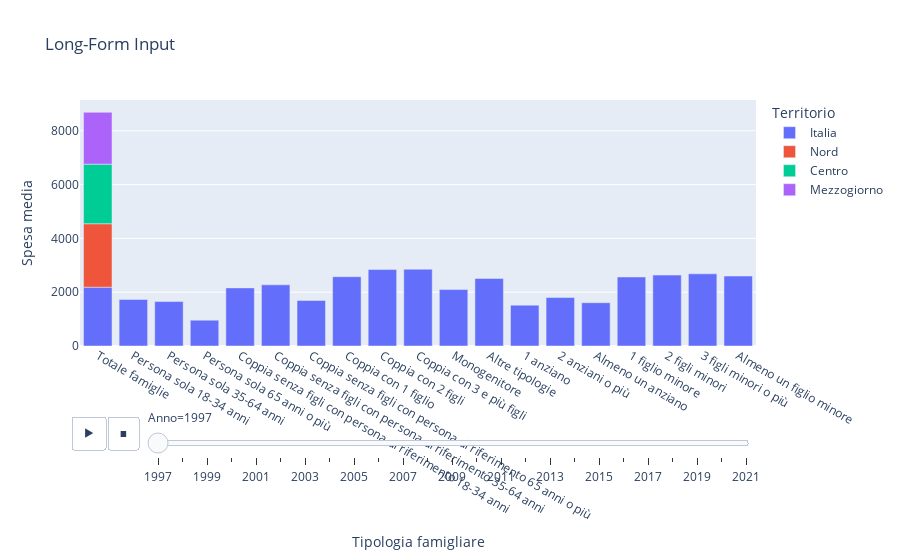

This figure's notebook cell:
### Code cell
mask = df2[ (df2['Coicop (DESC)']=='Totale') ]

fig = px.bar(
    mask,
    x="Tipologia famigliare", 
    y="Spesa media", 
    color="Territorio", 
    title="Long-Form Input",
    animation_frame="Anno",
)
fig.show()

### Figure 1 — Plotly figure (JSON) as saved in the notebook; plotly's stock layout.template omitted (floating-point values rounded to 4 significant figures)
{"data": [{"alignmentgroup": "True", "hovertemplate": "Territorio=Italia<br>Anno=1997<br>Tipologia famigliare=%{x}<br>Spesa media=%{y}<extra></extra>", "legendgroup": "Italia", "marker": {"color": "#636efa", "pattern": {"shape": ""}}, "name": "Italia", "offsetgroup": "Italia", "orientation": "v", "showlegend": true, "textposition": "auto", "type": "bar", "x": ["Totale famiglie", "Persona sola 18-34 anni", "Persona sola 35-64 anni", "Persona sola 65 anni o più", "Coppia senza figli con persona di riferimento 18-34 anni", "Coppia senza figli con persona di riferimento 35-64 anni", "Coppia senza figli con persona di riferimento 65 anni o più", "Coppia con 1 figlio", "Coppia con 2 figli", "Coppia con 3 e più figli", "Monogenitore", "Altre tipologie", "1 anziano", "2 anziani o più", "Almeno un anziano", "1 figlio minore", "2 figli minori", "3 figli minori o più", "Almeno un figlio minore"], "xaxis": "x", "y": [2186.0, 1730.0, 1651.0, 958.8, 2161.0, 2274.0, 1692.0, 2577.0, 2842.0, 2854.0, 2100.0, 2512.0, 1519.0, 1802.0, 1609.0, 2566.0, 2636.0, 2682.0, 2600.0], "yaxis": "y"}, {"alignmentgroup": "True", "hovertemplate": "Territorio=Nord<br>Anno=1997<br>Tipologia famigliare=%{x}<br>Spesa media=%{y}<extra></extra>", "legendgroup": "Nord", "marker": {"color": "#EF553B", "pattern": {"shape": ""}}, "name": "Nord", "offsetgroup": "Nord", "orientation": "v", "showlegend": true, "textposition": "auto", "type": "bar", "x": ["Totale famiglie"], "xaxis": "x", "y": [2360.0], "yaxis": "y"}, {"alignmentgroup": "True", "hovertemplate": "Territorio=Centro<br>Anno=1997<br>Tipologia famigliare=%{x}<br>Spesa media=%{y}<extra></extra>", "legendgroup": "Centro", "marker": {"color": "#00cc96", "pattern": {"shape": ""}}, "name": "Centro", "offsetgroup": "Centro", "orientation": "v", "showlegend": true, "textposition": "auto", "type": "bar", "x": ["Totale famiglie"], "xaxis": "x", "y": [2215.0], "yaxis": "y"}, {"alignmentgroup": "True", "hovertemplate": "Territorio=Mezzogiorno<br>Anno=1997<br>Tipologia famigliare=%{x}<br>Spesa media=%{y}<extra></extra>", "legendgroup": "Mezzogiorno", "marker": {"color": "#ab63fa", "pattern": {"shape": ""}}, "name": "Mezzogiorno", "offsetgroup": "Mezzogiorno", "orientation": "v", "showlegend": true, "textposition": "auto", "type": "bar", "x": ["Totale famiglie"], "xaxis": "x", "y": [1927.0], "yaxis": "y"}], "layout": {"barmode": "relative", "legend": {"title": {"text": "Territorio"}, "tracegroupgap": 0}, "sliders": [{"active": 0, "currentvalue": {"prefix": "Anno="}, "len": 0.9, "pad": {"b": 10, "t": 60}, "steps": [{"args": [["1997"], {"frame": {"duration": 0, "redraw": true}, "fromcurrent": true, "mode": "immediate", "transition": {"duration": 0, "easing": "linear"}}], "label": "1997", "method": "animate"}, {"args": [["1998"], {"frame": {"duration": 0, "redraw": true}, "fromcurrent": true, "mode": "immediate", "transition": {"duration": 0, "easing": "linear"}}], "label": "1998", "method": "animate"}, {"args": [["1999"], {"frame": {"duration": 0, "redraw": true}, "fromcurrent": true, "mode": "immediate", "transition": {"duration": 0, "easing": "linear"}}], "label": "1999", "method": "animate"}, {"args": [["2000"], {"frame": {"duration": 0, "redraw": true}, "fromcurrent": true, "mode": "immediate", "transition": {"duration": 0, "easing": "linear"}}], "label": "2000", "method": "animate"}, {"args": [["2001"], {"frame": {"duration": 0, "redraw": true}, "fromcurrent": true, "mode": "immediate", "transition": {"duration": 0, "easing": "linear"}}], "label": "2001", "method": "animate"}, {"args": [["2002"], {"frame": {"duration": 0, "redraw": true}, "fromcurrent": true, "mode": "immediate", "transition": {"duration": 0, "easing": "linear"}}], "label": "2002", "method": "animate"}, {"args": [["2003"], {"frame": {"duration": 0, "redraw": true}, "fromcurrent": true, "mode": "immediate", "transition": {"duration": 0, "easing": "linear"}}], "label": "2003", "method": "animate"}, {"args": [["2004"], {"frame": {"duration": 0, "redraw": true}, "fromcurrent": true, "mode": "immediate", "transition": {"duration": 0, "easing": "linear"}}], "label": "2004", "method": "animate"}, {"args": [["2005"], {"frame": {"duration": 0, "redraw": true}, "fromcurrent": true, "mode": "immediate", "transition": {"duration": 0, "easing": "linear"}}], "label": "2005", "method": "animate"}, {"args": [["2006"], {"frame": {"duration": 0, "redraw": true}, "fromcurrent": true, "mode": "immediate", "transition": {"duration": 0, "easing": "linear"}}], "label": "2006", "method": "animate"}, {"args": [["2007"], {"frame": {"duration": 0, "redraw": true}, "fromcurrent": true, "mode": "immediate", "transition": {"duration": 0, "easing": "linear"}}], "label": "2007", "method": "animate"}, {"args": [["2008"], {"frame": {"duration": 0, "redraw": true}, "fromcurrent": true, "mode": "immediate", "transition": {"duration": 0, "easing": "linear"}}], "label": "2008", "method": "animate"}, {"args": [["2009"], {"frame": {"duration": 0, "redraw": true}, "fromcurrent": true, "mode": "immediate", "transition": {"duration": 0, "easing": "linear"}}], "label": "2009", "method": "animate"}, {"args": [["2010"], {"frame": {"duration": 0, "redraw": true}, "fromcurrent": true, "mode": "immediate", "transition": {"duration": 0, "easing": "linear"}}], "label": "2010", "method": "animate"}, {"args": [["2011"], {"frame": {"duration": 0, "redraw": true}, "fromcurrent": true, "mode": "immediate", "transition": {"duration": 0, "easing": "linear"}}], "label": "2011", "method": "animate"}, {"args": [["2012"], {"frame": {"duration": 0, "redraw": true}, "fromcurrent": true, "mode": "immediate", "transition": {"duration": 0, "easing": "linear"}}], "label": "2012", "method": "animate"}, {"args": [["2013"], {"frame": {"duration": 0, "redraw": true}, "fromcurrent": true, "mode": "immediate", "transition": {"duration": 0, "easing": "linear"}}], "label": "2013", "method": "animate"}, {"args": [["2014"], {"frame": {"duration": 0, "redraw": true}, "fromcurrent": true, "mode": "immediate", "transition": {"duration": 0, "easing": "linear"}}], "label": "2014", "method": "animate"}, {"args": [["2015"], {"frame": {"duration": 0, "redraw": true}, "fromcurrent": true, "mode": "immediate", "transition": {"duration": 0, "easing": "linear"}}], "label": "2015", "method": "animate"}, {"args": [["2016"], {"frame": {"duration": 0, "redraw": true}, "fromcurrent": true, "mode": "immediate", "transition": {"duration": 0, "easing": "linear"}}], "label": "2016", "method": "animate"}, {"args": [["2017"], {"frame": {"duration": 0, "redraw": true}, "fromcurrent": true, "mode": "immediate", "transition": {"duration": 0, "easing": "linear"}}], "label": "2017", "method": "animate"}, {"args": [["2018"], {"frame": {"duration": 0, "redraw": true}, "fromcurrent": true, "mode": "immediate", "transition": {"duration": 0, "easing": "linear"}}], "label": "2018", "method": "animate"}, {"args": [["2019"], {"frame": {"duration": 0, "redraw": true}, "fromcurrent": true, "mode": "immediate", "transition": {"duration": 0, "easing": "linear"}}], "label": "2019", "method": "animate"}, {"args": [["2020"], {"frame": {"duration": 0, "redraw": true}, "fromcurrent": true, "mode": "immediate", "transition": {"duration": 0, "easing": "linear"}}], "label": "2020", "method": "animate"}, {"args": [["2021"], {"frame": {"duration": 0, "redraw": true}, "fromcurrent": true, "mode": "immediate", "transition": {"duration": 0, "easing": "linear"}}], "label": "2021", "method": "animate"}], "x": 0.1, "xanchor": "left", "y": 0, "yanchor": "top"}], "title": {"text": "Long-Form Input"}, "updatemenus": [{"buttons": [{"args": [null, {"frame": {"duration": 500, "redraw": true}, "fromcurrent": true, "mode": "immediate", "transition": {"duration": 500, "easing": "linear"}}], "label": "&#9654;", "method": "animate"}, {"args": [[null], {"frame": {"duration": 0, "redraw": true}, "fromcurrent": true, "mode": "immediate", "transition": {"duration": 0, "easing": "linear"}}], "label": "&#9724;", "method": "animate"}], "direction": "left", "pad": {"r": 10, "t": 70}, "showactive": false, "type": "buttons", "x": 0.1, "xanchor": "right", "y": 0, "yanchor": "top"}], "xaxis": {"anchor": "y", "domain": [0, 1], "title": {"text": "Tipologia famigliare"}}, "yaxis": {"anchor": "x", "domain": [0, 1], "title": {"text": "Spesa media"}}}}
